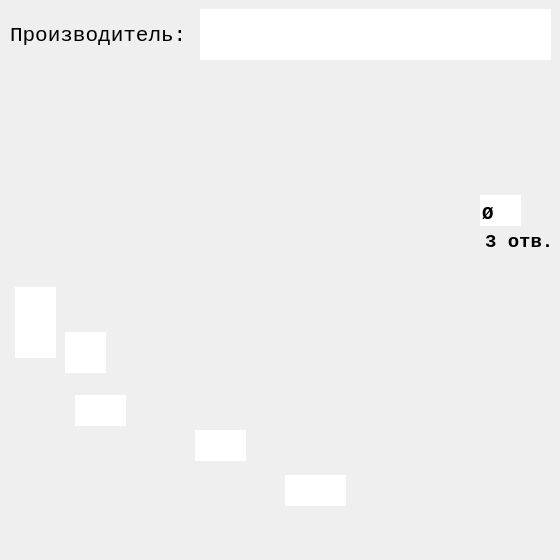
<?xml version="1.0" encoding="UTF-8"?>
<ui version="4.0">
 <class>Dialog</class>
 <widget class="QDialog" name="Dialog">
  <property name="geometry">
   <rect>
    <x>0</x>
    <y>0</y>
    <width>560</width>
    <height>560</height>
   </rect>
  </property>
  <property name="sizePolicy">
   <sizepolicy hsizetype="Fixed" vsizetype="Fixed">
    <horstretch>0</horstretch>
    <verstretch>0</verstretch>
   </sizepolicy>
  </property>
  <property name="minimumSize">
   <size>
    <width>560</width>
    <height>560</height>
   </size>
  </property>
  <property name="maximumSize">
   <size>
    <width>560</width>
    <height>560</height>
   </size>
  </property>
  <property name="windowTitle">
   <string>3 Отверстия Тип3</string>
  </property>
  <property name="windowIcon">
   <iconset>
    <normaloff>../pics/icon/Podpyatnik.ico</normaloff>../pics/icon/Podpyatnik.ico</iconset>
  </property>
  <property name="whatsThis">
   <string/>
  </property>
  <property name="accessibleDescription">
   <string/>
  </property>
  <widget class="QLabel" name="label">
   <property name="geometry">
    <rect>
     <x>0</x>
     <y>0</y>
     <width>560</width>
     <height>560</height>
    </rect>
   </property>
   <property name="sizePolicy">
    <sizepolicy hsizetype="Fixed" vsizetype="Fixed">
     <horstretch>0</horstretch>
     <verstretch>0</verstretch>
    </sizepolicy>
   </property>
   <property name="minimumSize">
    <size>
     <width>560</width>
     <height>560</height>
    </size>
   </property>
   <property name="maximumSize">
    <size>
     <width>560</width>
     <height>560</height>
    </size>
   </property>
   <property name="autoFillBackground">
    <bool>true</bool>
   </property>
   <property name="text">
    <string/>
   </property>
   <property name="pixmap">
    <pixmap>../pics/main/3-3.jpg</pixmap>
   </property>
   <property name="scaledContents">
    <bool>false</bool>
   </property>
   <property name="alignment">
    <set>Qt::AlignCenter</set>
   </property>
   <property name="margin">
    <number>0</number>
   </property>
  </widget>
  <widget class="QLineEdit" name="lineEdit">
   <property name="geometry">
    <rect>
     <x>195</x>
     <y>430</y>
     <width>51</width>
     <height>31</height>
    </rect>
   </property>
   <property name="font">
    <font>
     <family>Courier New</family>
     <pointsize>14</pointsize>
     <weight>75</weight>
     <italic>false</italic>
     <bold>true</bold>
    </font>
   </property>
   <property name="focusPolicy">
    <enum>Qt::ClickFocus</enum>
   </property>
   <property name="autoFillBackground">
    <bool>true</bool>
   </property>
   <property name="inputMethodHints">
    <set>Qt::ImhNone</set>
   </property>
   <property name="text">
    <string/>
   </property>
   <property name="maxLength">
    <number>3</number>
   </property>
   <property name="frame">
    <bool>false</bool>
   </property>
   <property name="alignment">
    <set>Qt::AlignBottom|Qt::AlignHCenter</set>
   </property>
  </widget>
  <widget class="QLineEdit" name="lineEdit_2">
   <property name="geometry">
    <rect>
     <x>65</x>
     <y>332</y>
     <width>41</width>
     <height>41</height>
    </rect>
   </property>
   <property name="font">
    <font>
     <family>Courier New</family>
     <pointsize>14</pointsize>
     <weight>75</weight>
     <italic>false</italic>
     <bold>true</bold>
    </font>
   </property>
   <property name="tabletTracking">
    <bool>false</bool>
   </property>
   <property name="focusPolicy">
    <enum>Qt::ClickFocus</enum>
   </property>
   <property name="autoFillBackground">
    <bool>false</bool>
   </property>
   <property name="text">
    <string/>
   </property>
   <property name="maxLength">
    <number>3</number>
   </property>
   <property name="frame">
    <bool>false</bool>
   </property>
   <property name="alignment">
    <set>Qt::AlignRight|Qt::AlignTrailing|Qt::AlignVCenter</set>
   </property>
  </widget>
  <widget class="QLineEdit" name="lineEdit_3">
   <property name="geometry">
    <rect>
     <x>480</x>
     <y>195</y>
     <width>41</width>
     <height>31</height>
    </rect>
   </property>
   <property name="font">
    <font>
     <family>Courier New</family>
     <pointsize>14</pointsize>
     <weight>75</weight>
     <italic>false</italic>
     <bold>true</bold>
    </font>
   </property>
   <property name="focusPolicy">
    <enum>Qt::ClickFocus</enum>
   </property>
   <property name="text">
    <string>Ø</string>
   </property>
   <property name="maxLength">
    <number>3</number>
   </property>
   <property name="frame">
    <bool>false</bool>
   </property>
   <property name="alignment">
    <set>Qt::AlignBottom|Qt::AlignLeading|Qt::AlignLeft</set>
   </property>
  </widget>
  <widget class="QLineEdit" name="lineEdit_4">
   <property name="geometry">
    <rect>
     <x>285</x>
     <y>475</y>
     <width>61</width>
     <height>31</height>
    </rect>
   </property>
   <property name="font">
    <font>
     <family>Courier New</family>
     <pointsize>14</pointsize>
     <weight>75</weight>
     <italic>false</italic>
     <bold>true</bold>
    </font>
   </property>
   <property name="focusPolicy">
    <enum>Qt::ClickFocus</enum>
   </property>
   <property name="text">
    <string/>
   </property>
   <property name="maxLength">
    <number>3</number>
   </property>
   <property name="frame">
    <bool>false</bool>
   </property>
   <property name="alignment">
    <set>Qt::AlignBottom|Qt::AlignHCenter</set>
   </property>
  </widget>
  <widget class="QLineEdit" name="lineEdit_5">
   <property name="geometry">
    <rect>
     <x>15</x>
     <y>287</y>
     <width>41</width>
     <height>71</height>
    </rect>
   </property>
   <property name="font">
    <font>
     <family>Courier New</family>
     <pointsize>14</pointsize>
     <weight>75</weight>
     <italic>false</italic>
     <bold>true</bold>
    </font>
   </property>
   <property name="tabletTracking">
    <bool>false</bool>
   </property>
   <property name="focusPolicy">
    <enum>Qt::ClickFocus</enum>
   </property>
   <property name="autoFillBackground">
    <bool>false</bool>
   </property>
   <property name="text">
    <string/>
   </property>
   <property name="maxLength">
    <number>3</number>
   </property>
   <property name="frame">
    <bool>false</bool>
   </property>
   <property name="alignment">
    <set>Qt::AlignRight|Qt::AlignTrailing|Qt::AlignVCenter</set>
   </property>
  </widget>
  <widget class="QLabel" name="label_2">
   <property name="geometry">
    <rect>
     <x>10</x>
     <y>10</y>
     <width>181</width>
     <height>51</height>
    </rect>
   </property>
   <property name="font">
    <font>
     <family>Courier New</family>
     <pointsize>16</pointsize>
     <weight>50</weight>
     <bold>false</bold>
    </font>
   </property>
   <property name="text">
    <string>Производитель:</string>
   </property>
  </widget>
  <widget class="QLineEdit" name="lineEdit_6">
   <property name="geometry">
    <rect>
     <x>200</x>
     <y>9</y>
     <width>351</width>
     <height>51</height>
    </rect>
   </property>
   <property name="font">
    <font>
     <family>Courier New</family>
     <pointsize>16</pointsize>
     <weight>75</weight>
     <bold>true</bold>
    </font>
   </property>
   <property name="frame">
    <bool>false</bool>
   </property>
   <property name="alignment">
    <set>Qt::AlignLeading|Qt::AlignLeft|Qt::AlignVCenter</set>
   </property>
  </widget>
  <widget class="QLabel" name="label_3">
   <property name="geometry">
    <rect>
     <x>485</x>
     <y>232</y>
     <width>71</width>
     <height>20</height>
    </rect>
   </property>
   <property name="font">
    <font>
     <family>Courier New</family>
     <pointsize>14</pointsize>
     <weight>75</weight>
     <bold>true</bold>
    </font>
   </property>
   <property name="text">
    <string>3 отв.</string>
   </property>
  </widget>
  <widget class="QLineEdit" name="lineEdit_7">
   <property name="geometry">
    <rect>
     <x>75</x>
     <y>395</y>
     <width>51</width>
     <height>31</height>
    </rect>
   </property>
   <property name="font">
    <font>
     <family>Courier New</family>
     <pointsize>14</pointsize>
     <weight>75</weight>
     <italic>false</italic>
     <bold>true</bold>
    </font>
   </property>
   <property name="focusPolicy">
    <enum>Qt::ClickFocus</enum>
   </property>
   <property name="autoFillBackground">
    <bool>true</bool>
   </property>
   <property name="inputMethodHints">
    <set>Qt::ImhNone</set>
   </property>
   <property name="text">
    <string/>
   </property>
   <property name="maxLength">
    <number>3</number>
   </property>
   <property name="frame">
    <bool>false</bool>
   </property>
   <property name="alignment">
    <set>Qt::AlignBottom|Qt::AlignHCenter</set>
   </property>
  </widget>
 </widget>
 <resources/>
 <connections/>
</ui>
